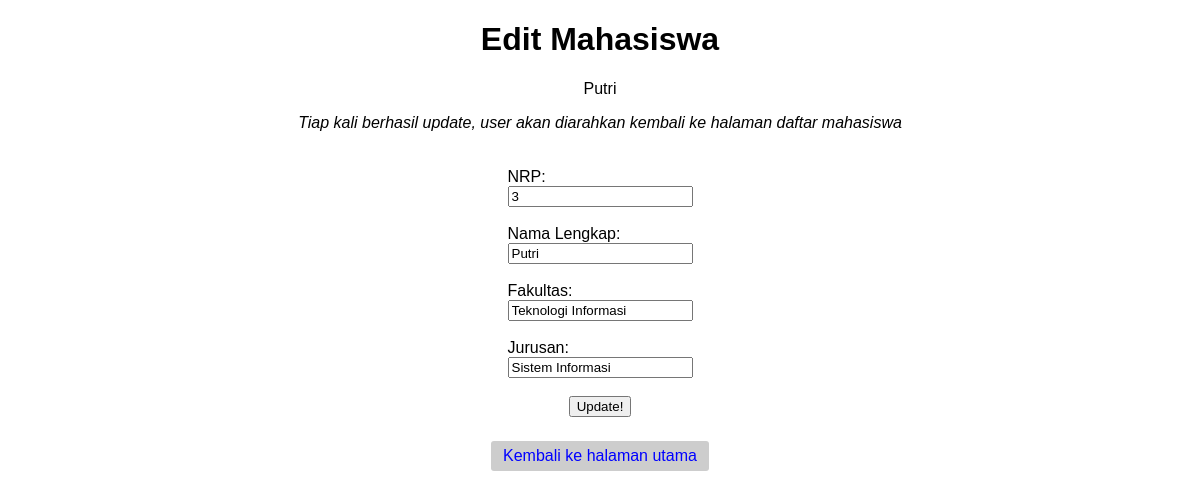
The page /edit.php?id=3 on the database its author committed.
### tables this page shows
CREATE TABLE `mahasiswa` (
  `nrp` int(11) NOT NULL,
  `nama` varchar(45) NOT NULL,
  `fakultas` varchar(45) NOT NULL,
  `jurusan` varchar(45) NOT NULL
);

### Models/Settings/Conn.php (called while the page is built, shortened)
<?php
require(dirname(__DIR__)."\Database\Connect.php");
$conn = new Connect("localhost","root","","test");

### Query/select_detail_mahasiswa.php (called while the page is built)
<?php
require_once(dirname(__DIR__)."\Models\Settings\Conn.php");
require_once(dirname(__DIR__)."\Models\Database\Query.php");
$mahasiswa = new Query($conn, "SELECT * FROM MAHASISWA WHERE nrp='$id'");
$mahasiswa->exec();

### Models/Database/Query.php (called while the page is built, shortened)
<?php
class Query{
    private $driver;
    private $query;
    public function __construct($driver, $query)
    {
        $this->driver = $driver;
        $this->query = $query;
    }
    public function __get($value)
    {
        return $this->$value;
    }
    public function exec()
    {
        if (substr_count($this->query,"SELECT") > 1 || substr_count($this->query,"INSERT") > 1 || substr_count($this->query,"UPDATE") > 1 || substr_count($this->query,"DELETE") > 1 || substr_count($this->query,"CREATE") > 1) {
            $result = $this->driver->conn->multi_query($this->query);
        } else {
            $result = $this->driver->conn->query($this->query);
        }
    }
}

### Models/Database/Connect.php (called while the page is built, shortened)
<?php
class Connect{
    private $servername;
    private $username;
    private $password;
    private $dbname;
    public function __construct($servername, $username, $password, $dbname)
    {
        $this->servername = $servername;
        $this->username = $username;
        $this->password = $password;
        $this->dbname = $dbname;
    }
    public function __get($value)
    {
        return $this->$value;
    }
    public function connectToDB()
    {
        $this->conn = new mysqli($this->servername, $this->username, $this->password, $this->dbname);
    }
}

### edit.php (the view, shortened to what this page needs)
<?php
$id = $_GET['id'];
include('Query/select_detail_mahasiswa.php');
?>
<!DOCTYPE html>
<html lang="en">
<head>
    <link rel="stylesheet" href="Assets/css/master.css" media="screen" title="no title" charset="utf-8">
</head>
<body>
    <center><h1>Edit Mahasiswa</h1></center>
    <center>
        <p>
            <?php echo $mahasiswa->array[0]['nama']; ?>
        </p>
    </center>
    <center>
        <i>Tiap kali berhasil update, user akan diarahkan kembali ke halaman daftar mahasiswa</i>
    </center>
    <br>
    <br>
    <form action="Query/update_mahasiswa.php" method="post">
        NRP:<br>
        <input type="text" name="nrp" readonly="readonly" value="<?php echo $mahasiswa->array[0]['nrp']; ?>"><br><br>
        Nama Lengkap:<br>
        <input type="text" name="nama" autofocus="autofocus" value="<?php echo $mahasiswa->array[0]['nama']; ?>"><br><br>
        Fakultas:<br>
        <input type="text" name="fakultas" value="<?php echo $mahasiswa->array[0]['fakultas']; ?>"><br><br>
        Jurusan:<br>
        <input type="text" name="jurusan" value="<?php echo $mahasiswa->array[0]['jurusan']; ?>"><br><br>
        <center><input type="submit" value="Update!"></center>
    </form>
    <br>
    <center><a href="index.php" class="button gray">Kembali ke halaman utama</a></center>
</body>
</html>

### Assets/css/master.css (style rules this page uses)
body { font-family: sans-serif; }
form { margin-left: auto; margin-right: auto; display: table; }
.button { text-decoration: none; padding: 6px 12px 6px 12px; margin: 6px; display: inline-block; color: #fff; border-radius: 3px; }
.gray { background-color: #cdcdcd; color: #00f; }

### rows shown on the page
mahasiswa: nama "Putri", nrp "3", fakultas "Teknologi Informasi", jurusan "Sistem Informasi"
